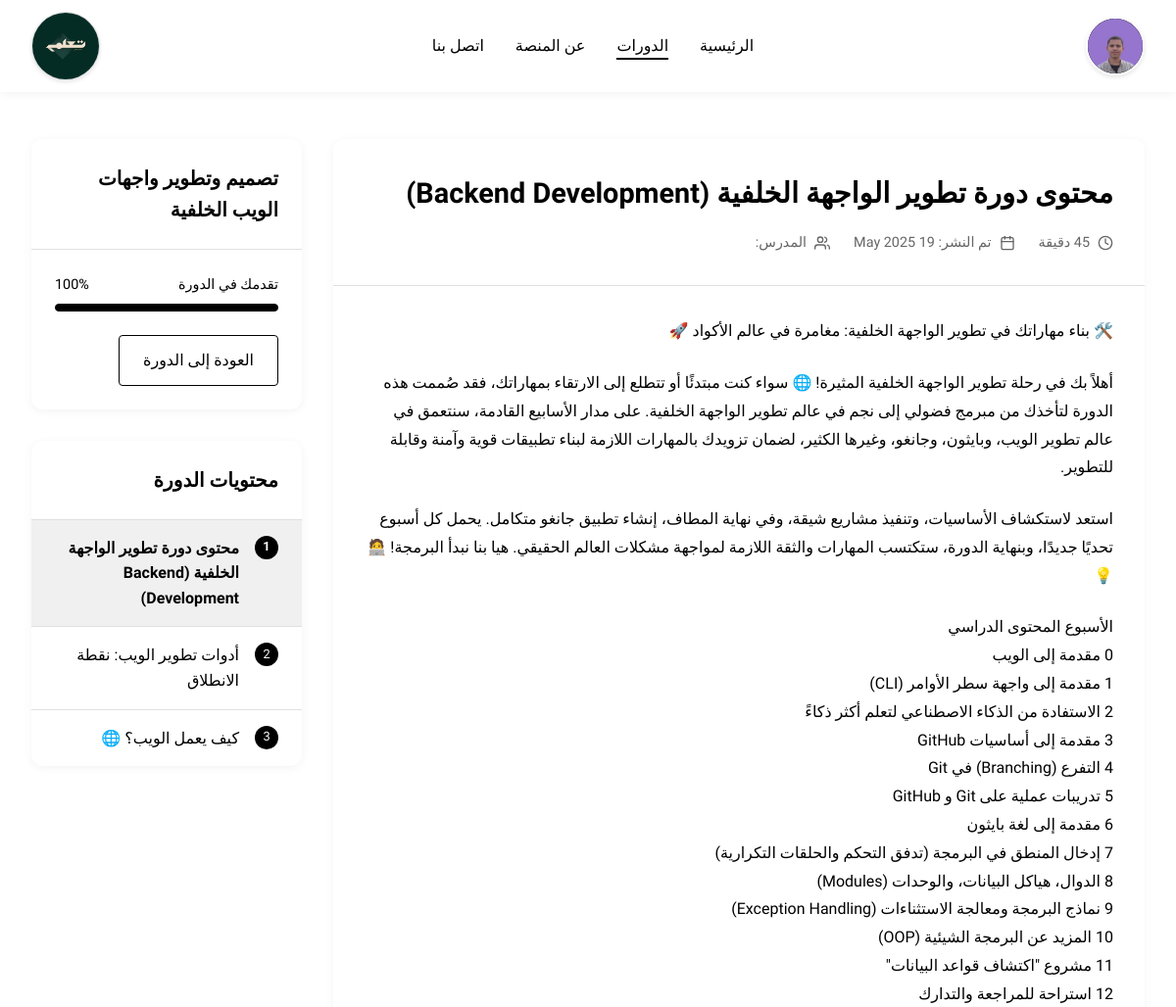
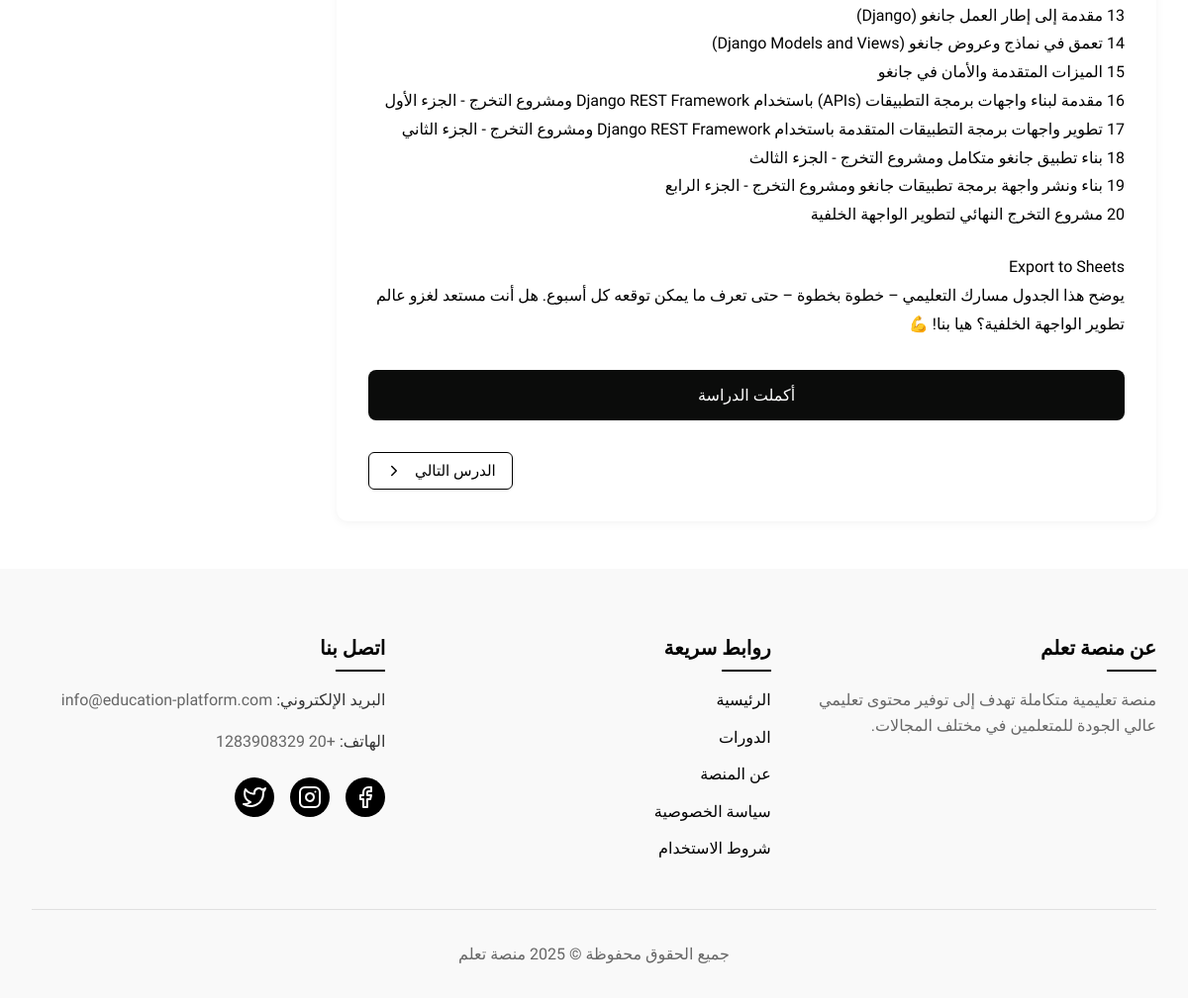
The app's page /courses/2/lessons/3/ (signed in) with its own data (2 pictures, top to bottom).
### core/models.py (models this page shows, shortened)
class User(AbstractUser):
    role = models.CharField(max_length=50, choices=[('student', 'Student'), ('teacher', 'Teacher')], default='student')
    Profile = models.OneToOneField('Profile', on_delete=models.CASCADE, blank=True, null=True, related_name='user_profile')

class Profile(models.Model):
    user = models.OneToOneField(User, on_delete=models.CASCADE)
    full_name = models.CharField(max_length=100)
    bio = models.TextField(blank=True)
    profile_picture = models.ImageField(upload_to='profile_pictures/', blank=True, null=True)
    date_of_birth = models.DateField(null=True, blank=True)

class Lesson(models.Model):
    course = models.ForeignKey(Course, on_delete=models.CASCADE, related_name='lessons')
    title = models.CharField(max_length=200)
    content = models.TextField()
    document = models.FileField(upload_to='lesson_documents/', blank=True, null=True)
    video_url = models.URLField(max_length=500, blank=True, null=True, verbose_name='Video URL')
    image = models.ImageField(upload_to='lesson_images/', blank=True, null=True)
    created_at = models.DateTimeField(auto_now_add=True)
    updated_at = models.DateTimeField(auto_now=True)

class Course(models.Model):
    title = models.CharField(max_length=200)
    description = models.TextField()
    instructor = models.ForeignKey(User, on_delete=models.CASCADE, related_name='courses')
    created_at = models.DateTimeField(auto_now_add=True)
    updated_at = models.DateTimeField(auto_now=True)
    students = models.ManyToManyField(User, related_name='enrolled_courses', blank=True)
    image = models.ImageField(upload_to='course_images/', blank=True, null=True)
    total_duration = models.DurationField(default=timedelta(seconds=0))
    price = models.DecimalField(max_digits=10, decimal_places=2, default=0.00)
    average_rating = models.FloatField(default=0.0)
    category = models.ForeignKey(Category, on_delete=models.CASCADE, related_name='courses', blank=True, null=True)

class Enrollment(models.Model):
    user = models.ForeignKey(User, on_delete=models.CASCADE, related_name='enrollments')
    course = models.ForeignKey(Course, on_delete=models.CASCADE, related_name='enrollments')
    enrolled_at = models.DateTimeField(auto_now_add=True)
    percentage_completed = models.FloatField(default=0.0)

### core/views.py (the view)
# urls.py: path('courses/<int:course_id>/lessons/<int:lesson_id>/', views.lesson_detail, name='lesson_detail'),
@login_required
def lesson_detail(request, course_id, lesson_id):
    course = get_object_or_404(Course, id=course_id)
    lesson = get_object_or_404(Lesson, id=lesson_id, course=course)
    try:
        enrollment = Enrollment.objects.get(user=request.user, course=course)
    except Enrollment.DoesNotExist:
        messages.error(request, 'يجب عليك التسجيل في الدورة أولاً للوصول إلى الدروس.')
        return redirect('course_detail', course_id=course_id)
    lessons = course.lessons.all().order_by('id')
    additional_urls = AdditionalResoursesUrl.objects.filter(cuorse=course)
    lesson_urls = AdditionalResoursesUrl.objects.filter(lesson=lesson)
    lessons = Lesson.objects.filter(course_id=course_id).order_by('id')
    lesson_list = list(lessons)
    current_index = lesson_list.index(lesson)
    prev_lesson = lesson_list[current_index - 1] if current_index > 0 else None
    next_lesson = lesson_list[current_index + 1] if current_index < len(lesson_list) - 1 else None
    context = {
        'course': course,
        'lesson': lesson,
        'lessons': lessons,
        'enrollment': enrollment,
        'prev_lesson': prev_lesson,
        'next_lesson': next_lesson,
        'additional_urls': {
        'lesson': lesson_urls,
        },
    }
    return render(request, 'core/lesson_detail.html', context)

### templates/core/lesson_detail.html (shortened to what this page needs)
{% extends 'core/base.html' %}
{% load static %}
{% block content %}
<div class="lesson-detail-container">
    <div class="container">
        <div class="lesson-content">
            <div class="lesson-main">
                <div class="lesson-header">
                    <h1 class="lesson-title">{{ lesson.title }}</h1>
                    <div class="lesson-meta">
                        <div class="meta-item">
                            <svg xmlns="http://www.w3.org/2000/svg" width="16" height="16" viewBox="0 0 24 24" fill="none" stroke="currentColor" stroke-width="2" stroke-linecap="round" stroke-linejoin="round"><circle cx="12" cy="12" r="10"></circle><polyline points="12 6 12 12 16 14"></polyline></svg>
                            <span>45 دقيقة</span>
                        </div>
                        <div class="meta-item">
                            <span>تم النشر: {{ lesson.created_at|date:"d F Y" }}</span>
                        </div>
                        <div class="meta-item">
                            <span>المدرس: {{ course.instructor.get_full_name }}</span>
                        </div>
                    </div>
                </div>
                <div class="lesson-body">
                    <div class="lesson-text">
                        {{ lesson.content|linebreaks }}
                    </div>
                    {% if is_lesson_completed %}
                        <button class="complete-lesson-button completed" disabled>
                            <svg xmlns="http://www.w3.org/2000/svg" width="20" height="20" viewBox="0 0 24 24" fill="none" stroke="currentColor" stroke-width="2" stroke-linecap="round" stroke-linejoin="round"><path d="M22 11.08V12a10 10 0 1 1-5.93-9.14"></path><polyline points="22 4 12 14.01 9 11.01"></polyline></svg>
                            تم إكمال الدرس
                        </button>
                    {% else %}
                        <form method="post" action="{% url 'mark_lesson_completed' course_id=course.id lesson_id=lesson.id %}">
                            <button type="submit" class="complete-lesson-button">
                                أكملت الدراسة
                            </button>
                        </form>
                    {% endif %}
                    <div class="navigation-buttons">
                        {% if next_lesson %}
                            <a href="{% url 'lesson_detail' course_id=course.id lesson_id=next_lesson.id %}" class="nav-button next">
                                الدرس التالي
                                <svg xmlns="http://www.w3.org/2000/svg" fill="none" stroke="currentColor" stroke-width="2" stroke-linecap="round" stroke-linejoin="round" viewBox="0 0 24 24"><polyline points="9 18 15 12 9 6"></polyline></svg>
                            </a>
                        {% endif %}
                    </div>
                </div>
            </div>
            <div class="lesson-sidebar">
                <div class="course-info-card">
                    <div class="course-info-header">
                        <h3 class="course-info-title">{{ course.title }}</h3>
                    </div>
                    <div class="course-info-content">
                        <div class="course-progress">
                            <div class="progress-text">
                                <span>تقدمك في الدورة</span>
                                <span>{{ enrollment.percentage_completed|floatformat:0 }}%</span>
                            </div>
                            <div class="progress-bar">
                                <div class="progress" style="width: {{ enrollment.percentage_completed }}%;"></div>
                            </div>
                        </div>
                        <a href="{% url 'course_detail' course_id=course.id %}" class="btn btn-outline">العودة إلى الدورة</a>
                    </div>
                </div>
                <div class="lessons-card">
                    <div class="lessons-header">
                        <h3 class="lessons-title">محتويات الدورة</h3>
                    </div>
                    <div class="lessons-list">
                        {% for l in lessons %}
                            <a href="{% url 'lesson_detail' course_id=course.id lesson_id=l.id %}" class="lesson-item {% if l.id == lesson.id %}active{% endif %} {% if l.id in completed_lessons_ids %}completed{% endif %}">
                                <div class="lesson-number">{{ forloop.counter }}</div>
                                <div class="lesson-item-title">{{ l.title }}</div>
                            </a>
                        {% endfor %}
                    </div>
                </div>
            </div>
        </div>
    </div>
</div>
{% endblock %}

### templates/core/base.html (shortened to what this page needs)
{% load static %}
<!DOCTYPE html>
<html lang="ar" dir="rtl">
<head>
    <link rel="stylesheet" href="{% static 'css/main_styles.css' %}?v={% now 'U' %}">
</head>
<body>
    <header class="main-header">
        <div class="container">
            <div class="header-content">
                <div class="logo-container">
                    <a href="{% url 'home' %}">
                        <div class="logo-circle">
                            <img src="{% static 'images/logo.png' %}" alt="شعار منصة تعلم" class="logo-img">
                        </div>
                    </a>
                </div>
                <nav class="main-nav">
                    <ul>
                        <li><a href="{% url 'home' %}" class="{% if request.path == '/' %}active{% endif %}">الرئيسية</a></li>
                        <li><a href="{% url 'courses' %}" class="{% if 'courses' in request.path %}active{% endif %}">الدورات</a></li>
                        <li><a href="{% url 'about' %}" class="{% if 'about' in request.path %}active{% endif %}">عن المنصة</a></li>
                        <li><a href="{% url 'contact' %}" class="{% if 'contact' in request.path %}active{% endif %}">اتصل بنا</a></li>
                    </ul>
                </nav>
                <div class="user-actions">
                    {% if user.is_authenticated %}
                        <div class="user-menu">
                            <div class="user-avatar">
                                {% if user.profile.profile_picture %}
                                    <img src="{{ user.profile.profile_picture.url }}" alt="{{ user.first_name }}">
                                {% else %}
                                    {{ user.first_name|slice:":1"|upper }}
                                {% endif %}
                            </div>
                        </div>
                    {% else %}
                        <a href="{% url 'login' %}" class="btn btn-outline">تسجيل الدخول</a>
                        <a href="{% url 'signup' %}" class="btn btn-primary">إنشاء حساب</a>
                    {% endif %}
                </div>
            </div>
        </div>
    </header>
    <main class="main-content">
        {% block content %}{% endblock %}
    </main>
    <footer class="main-footer">
        <div class="container">
            <div class="footer-content">
                <div class="footer-section about">
                    <h3>عن منصة تعلم</h3>
                    <p>منصة تعليمية متكاملة تهدف إلى توفير محتوى تعليمي عالي الجودة للمتعلمين في مختلف المجالات.</p>
                </div>
                <div class="footer-section links">
                    <h3>روابط سريعة</h3>
                    <ul>
                        <li><a href="{% url 'home' %}">الرئيسية</a></li>
                        <li><a href="{% url 'courses' %}">الدورات</a></li>
                        <li><a href="{% url 'about' %}">عن المنصة</a></li>
                        <li><a href="{% url 'privacy_policy' %}">سياسة الخصوصية</a></li>
                        <li><a href="{% url 'terms_of_use' %}">شروط الاستخدام</a></li>
                    </ul>
                </div>
                <div class="footer-section contact">
                    <h3>اتصل بنا</h3>
                    <p><span>البريد الإلكتروني:</span> info@education-platform.com</p>
                    <p><span>الهاتف:</span> +20 1283908329</p>
                    <div class="social-icons">
                        <a href="https://www.facebook.com/profile.php?id=61576608568079" class="social-icon">
                            <svg xmlns="http://www.w3.org/2000/svg" width="24" height="24" viewBox="0 0 24 24" fill="none" stroke="currentColor" stroke-width="2" stroke-linecap="round" stroke-linejoin="round"><path d="M18 2h-3a5 5 0 0 0-5 5v3H7v4h3v8h4v-8h3l1-4h-4V7a1 1 0 0 1 1-1h3z"></path></svg>
                        </a>
                        <a href="https://www.instagram.com/abdoeldeeb0290" class="social-icon">
                        </a>
                        <a href="https://x.com/ta3_lam" class="social-icon">
                        </a>
                    </div>
                </div>
            </div>
            <div class="footer-bottom">
                <p>جميع الحقوق محفوظة &copy; {% now "Y" %} منصة تعلم</p>
            </div>
        </div>
    </footer>
</body>
</html>

### static/css/main_styles.css (style rules this page uses)
:root { --primary-color: #000000; --secondary-color: #ffffff; --border-color: #e0e0e0; --hover-color: #f5f5f5; --focus-color: #eeeeee; --text-color: #333333; --text-light: #666666; --success-color: #388e3c; --error-color: #d32f2f; --warning-color: #f57c00; --info-color: #0288d1; --background: #fff; --foreground: #000; --card-bg: #f9f9f9; --primary: #0b0c0b; --secondary: #333; }
* { margin: 0; padding: 0; box-sizing: border-box; }
body { font-family: "Tajawal", sans-serif; background-color: var(--secondary-color); color: var(--text-color); line-height: 1.6; direction: rtl; background: var(--background); color: var(--foreground); }
.container { width: 100%; max-width: 1200px; margin: 0 auto; padding: 0 1rem; position: relative; z-index: 2; }
a { text-decoration: none; color: var(--primary-color); transition: color 0.3s ease; }
ul { list-style: none; }
img { max-width: 100%; height: auto; }
.btn { display: inline-flex; align-items: center; justify-content: center; padding: 0.75rem 1.5rem; border-radius: 4px; font-weight: 500; font-size: 1rem; cursor: pointer; transition: all 0.3s ease; text-align: center; }
.btn-outline { background-color: transparent; color: var(--primary-color); border: 1px solid var(--primary-color); }
.main-header { background-color: var(--secondary-color); box-shadow: 0 2px 10px rgba(0, 0, 0, 0.05); position: sticky; top: 0; z-index: 100; }
.header-content { display: flex; align-items: center; justify-content: space-between; padding: 1rem 0; }
.logo-container { display: flex; align-items: center; gap: 0.75rem; }
.logo-circle { width: 32px; height: 32px; border-radius: 50%; overflow: hidden; background-color: #fff; display: flex; align-items: center; justify-content: center; box-shadow: 0 2px 4px rgba(0, 0, 0, 0.1); border: 1px solid var(--border-color); }
.logo-img { width: 24px; height: 24px; object-fit: contain; }
.main-nav ul { display: flex; gap: 2rem; }
.main-nav a { font-weight: 500; position: relative; }
.main-nav a.active:after, .main-nav a:hover:after { content: ""; position: absolute; bottom: -5px; right: 0; width: 100%; height: 2px; background-color: var(--primary-color); }
.user-actions { display: flex; align-items: center; gap: 1rem; }
.user-menu { position: relative; cursor: pointer; }
.main-content { min-height: calc(100vh - 70px - 300px); }
.main-footer { background-color: #f9f9f9; padding: 4rem 0 2rem; }
.footer-content { display: grid; grid-template-columns: repeat(auto-fit, minmax(250px, 1fr)); gap: 2rem; margin-bottom: 3rem; }
.footer-section h3 { font-size: 1.25rem; font-weight: 600; margin-bottom: 1.5rem; position: relative; }
.footer-section h3:after { content: ""; position: absolute; bottom: -0.5rem; right: 0; width: 50px; height: 2px; background-color: var(--primary-color); }
.footer-section p { margin-bottom: 1rem; color: var(--text-light); }
.footer-section.about { max-width: 350px; }
.footer-section.links ul { display: flex; flex-direction: column; gap: 0.75rem; }
.footer-section.contact span { font-weight: 500; color: var(--text-color); }
.social-icons { display: flex; gap: 1rem; margin-top: 1.5rem; }
.social-icon { display: flex; align-items: center; justify-content: center; width: 40px; height: 40px; border-radius: 50%; background-color: var(--primary-color); color: var(--secondary-color); transition: all 0.3s ease; }
.footer-bottom { text-align: center; padding-top: 2rem; border-top: 1px solid var(--border-color); color: var(--text-light); }
@media (max-width: 1200px) { .container { padding: 0 2rem; } }
.card, .lesson-main, .course-info-card, .lessons-card, .feature-card, .testimonial-card { background: var(--card-bg); color: var(--foreground); }

### records on screen
User: profile.profile_picture (picture)
Lesson: title "محتوى دورة تطوير الواجهة الخلفية (Backend Development)", created_at "19 May 2025", content "🛠️ بناء مهاراتك في تطوير الواجهة الخلفية: مغامرة في عالم الأكواد 🚀 أهلاً بك في رحلة تطوير الواجهة الخلفية المثيرة! 🌐 سواء كنت مبتدئًا أو تتطلع إلى الارتقاء بمهاراتك، فقد صُممت هذه الدورة لتأخذك من مبرمج فضولي إلى نجم في عالم تطوير الواجهة الخلفية. على مدار الأسابيع القادمة، سنتعمق في عالم تطوير الويب، وبايثون، وجانغو، وغيرها الكثير، لضمان تزويدك بالمهارات اللازمة لبناء تطبيقات قوية وآمنة وقابلة للتطوير. استعد لاستكشاف الأساسيات، وتنفيذ مشاريع شيقة، وفي نهاية المطاف، إنشاء تطبيق جانغو متكامل. يحمل كل أسبوع تحديًا جديدًا، وبنهاية الدورة، ستكتسب المهارات والثقة اللازمة لمواجهة مشكلات العالم الحقيقي. هيا بنا نبدأ البرمجة! 🧑‍💻💡 الأسبوع المحتوى الدراسي 0 مقدمة إلى الويب 1 مقدمة إلى واجهة سطر…"
Course: title "تصميم وتطوير واجهات الويب الخلفية"
Enrollment: percentage_completed "100"
Lesson: title "أدوات تطوير الويب: نقطة الانطلاق"
Lesson: title "كيف يعمل الويب؟ 🌐"
